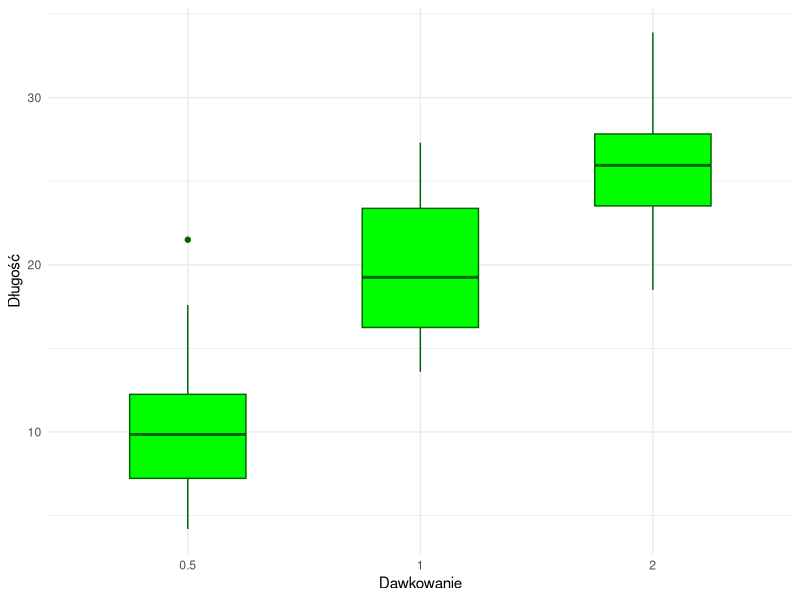
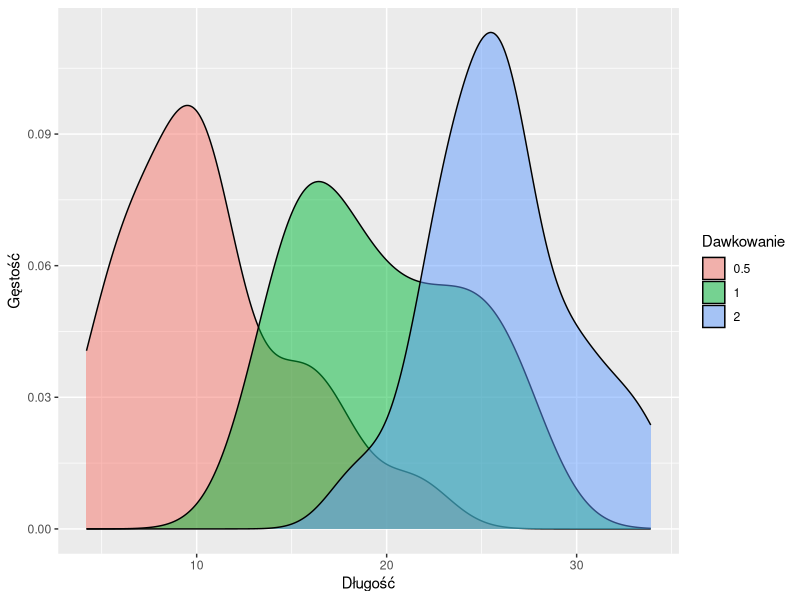
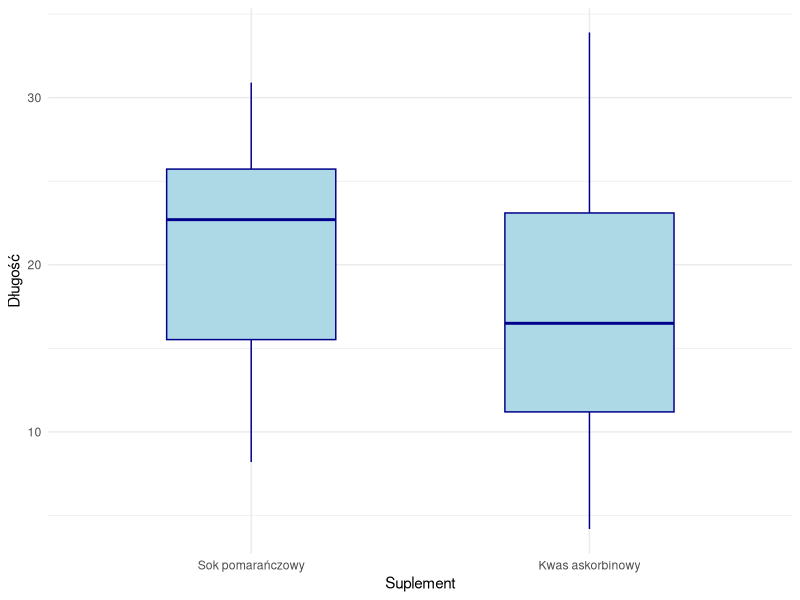
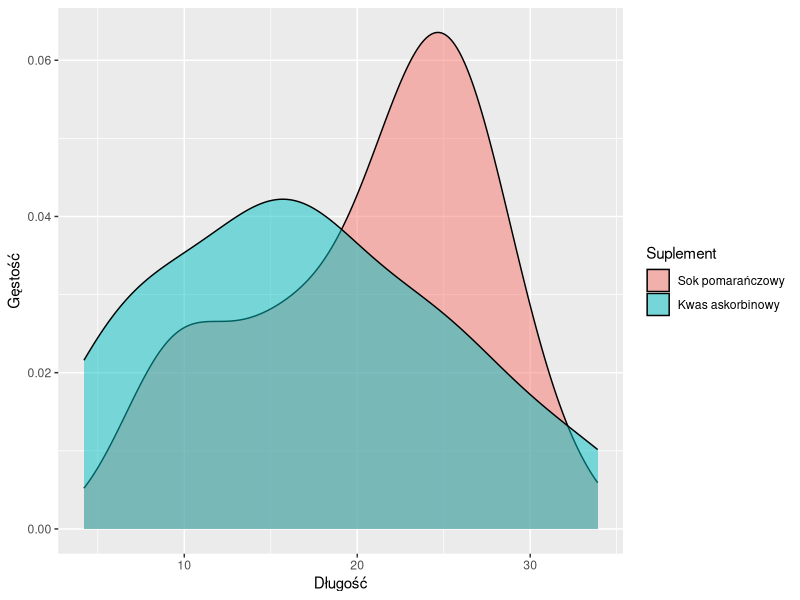

R code for these plots, in order:
## ---- chunk 1
knitr::opts_chunk$set(echo = FALSE)
## ---- chunk 2
library(psych)
library(ggplot2)
library(dplyr)
library(kableExtra)
library(knitr)
## ---- chunk 3
dane <- ToothGrowth
## ---- chunk 4
colnames(dane) <- c("dlugosc", "suplement", "dawkowanie" )
dane$dawkowanie <- as.factor(dane$dawkowanie)
## ---- chunk 5
statystyki1 <- dane %>%
  summarise(
    srednia = mean(dlugosc),
    odchylenie_stan = sd(dlugosc),
    wariancja = var(dlugosc),
    mediana = median(dlugosc),
    zakres_min = min(dlugosc),
    zakres_max = max(dlugosc),
    skosnosc = skew(dlugosc),
    kurtoza = kurtosi(dlugosc)
  )
statystyki1

## ---- chunk 6
statystyki3 <- dane %>%
  group_by(dawkowanie) %>%
  summarise(
    srednia = mean(dlugosc),
    odchylenie_stan = sd(dlugosc),
    wariancja = var(dlugosc),
    mediana = median(dlugosc),
    zakres_min = min(dlugosc),
    zakres_max = max(dlugosc),
    skosnosc = skew(dlugosc),
    kurtoza = kurtosi(dlugosc)
  )
statystyki3
## ---- chunk 7
statystyki4 <- dane %>%
  group_by(suplement) %>%
  summarise(
    srednia = mean(dlugosc),
    odchylenie_standardowe = sd(dlugosc),
    wariancja = var(dlugosc),
    mediana = median(dlugosc),
    zakres_min = min(dlugosc),
    zakres_max = max(dlugosc),
    skosnosc = skew(dlugosc),
    kurtoza = kurtosi(dlugosc)
  )
statystyki4
## ---- chunk 8
boxplot_dawkowanie <- ggplot(dane, aes(x = factor(dawkowanie), y = dlugosc))+
  geom_boxplot(fill = "green", color = "darkgreen", width = 0.5)+
  labs(x = "Dawkowanie", y = "Długość")+
  theme_minimal()
boxplot_dawkowanie  
## ---- chunk 9
density_dawkowanie <- ggplot(dane, aes(x = dlugosc, fill = factor(dawkowanie)))+
  geom_density(alpha = 0.5)+
  scale_fill_discrete(name = "Dawkowanie")+
  labs(x = "Długość", y = "Gęstość")
  
density_dawkowanie
## ---- chunk 10
boxplot_suplement <- ggplot(dane, aes(x = factor(suplement), y = dlugosc))+
  geom_boxplot(fill = "lightblue", color = "darkblue", width = 0.5)+
  labs(x = "Suplement", y = "Długość")+
  scale_x_discrete(labels = c("Sok pomarańczowy", "Kwas askorbinowy"))+
  theme_minimal()
boxplot_suplement  
## ---- chunk 11
density_suplement <- ggplot(dane, aes(x = dlugosc, fill = factor(suplement)))+
  geom_density(alpha = 0.5)+
  scale_fill_discrete(name = "Suplement", labels = c("Sok pomarańczowy", "Kwas askorbinowy"))+
  labs(x = "Długość", y = "Gęstość")

density_suplement
## ---- chunk 12
anova_dose <- aov(dlugosc ~ dawkowanie, data = dane)
print(summary(anova_dose))
## ---- chunk 13
tukey.oneway_dose <- TukeyHSD(anova_dose)
tukey.oneway_dose
## ---- chunk 14
anova_supp <- aov(dlugosc ~ suplement, data = dane)
print(summary(anova_supp))
## ---- chunk 15
bartlett_supp <- bartlett.test(dane$dlugosc ~ dane$suplement)
## ---- chunk 16
cat("P-value z testu Bartletta:", bartlett_supp$p.value, "\n")
## ---- chunk 17
shapiro <- tapply(dane$dlugosc, dane$suplement, shapiro.test)
## ---- chunk 18
  wynik<- data.frame(
          Grupa = c("Sok pomarańczowy", "Kwas askorbinowy"),
          P_value = sapply(shapiro, function(x) x$p.value)
)
wynik
    
